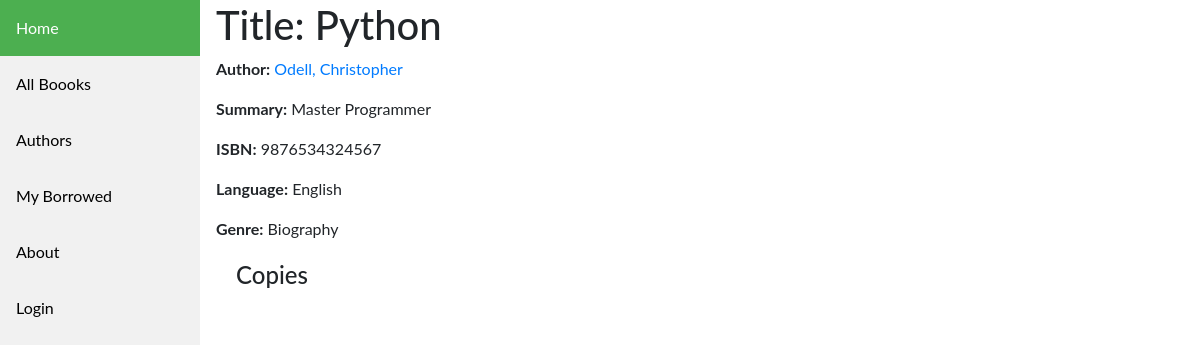
/catalog/book/4, run on an earlier commit of the app's database.
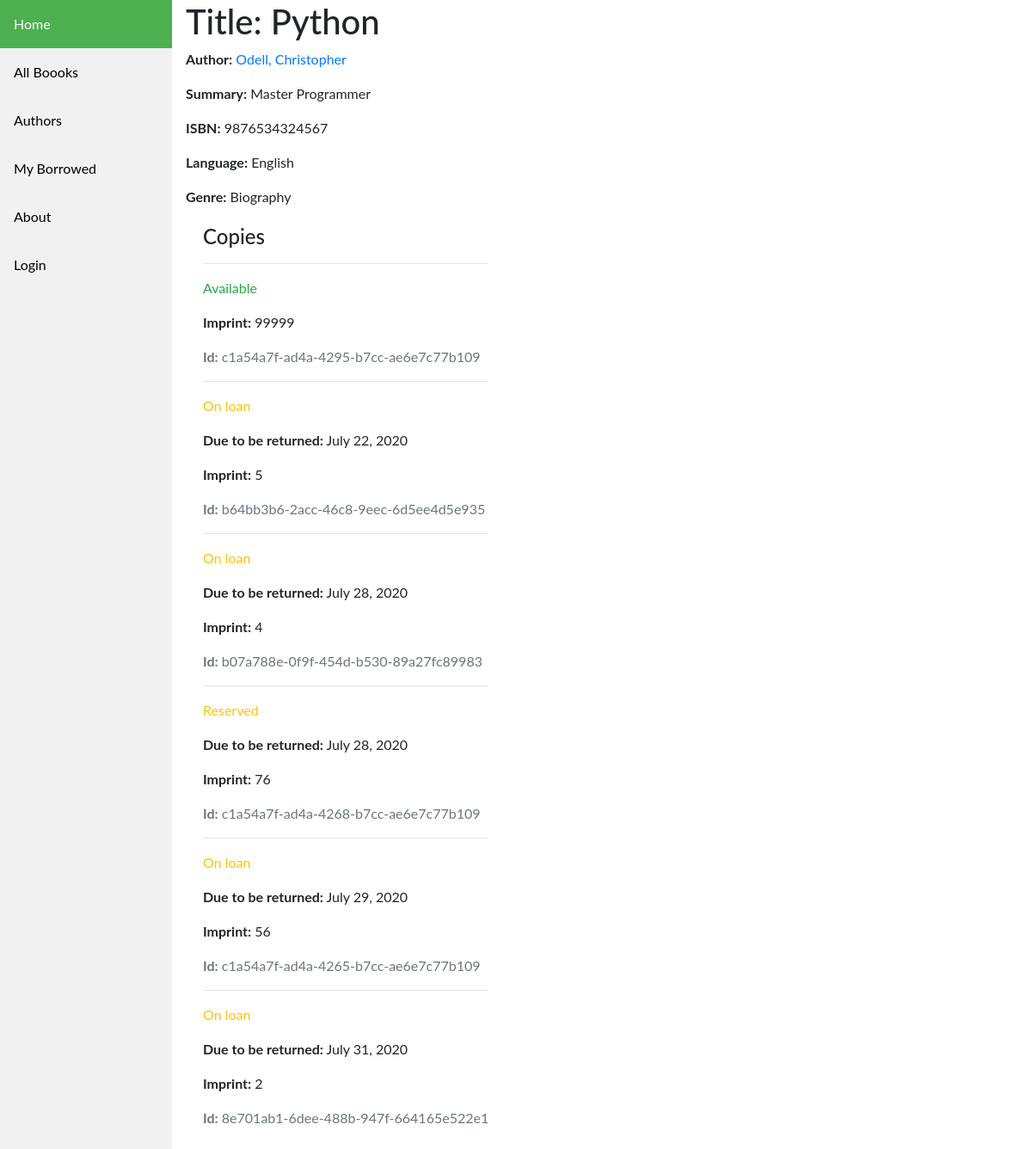
And on a later commit of the database.
### catalog/models.py (models this page shows, shortened)
class Book(models.Model):
    title = models.CharField(max_length=200)
    author = models.ForeignKey('Author', on_delete=models.SET_NULL, null=True)
    summary = models.TextField(max_length=1000, help_text='Enter a brief description of the book')
    isbn = models.CharField('ISBN', max_length=13, help_text='13 Character <a href="https://www.isbn-international.org/content/what-isbn">ISBN number</a>')
    genre = models.ManyToManyField(Genre, help_text='Select a genre for this book')
    language = models.ForeignKey('Language', on_delete=models.SET_NULL, null=True)
    def display_genre(self):
        """Create a string for the Genre. This is required to display genre in Admin."""
        return ', '.join(genre.name for genre in self.genre.all()[:3])
    display_genre.short_description = 'Genre'

class Author(models.Model):
    first_name = models.CharField(max_length=100)
    last_name = models.CharField(max_length=100)
    date_of_birth = models.DateField(null=True, blank=True)
    date_of_death = models.DateField('Died', null=True, blank=True)
    class Meta:
        ordering = ['last_name', 'first_name']
    def __str__(self):
        return f'{self.last_name}, {self.first_name}'

class Language(models.Model):
    language = models.CharField(max_length=200, help_text='Enter a book language (e.g. Farsi)')
    def __str__(self):
        return self.language

class Genre(models.Model):
    name = models.CharField(max_length=200, help_text='Enter a book genre (e.g. Science Fiction)')
    def __str__(self):
        return self.name

class BookInstance(models.Model):
    id = models.UUIDField(primary_key=True, default=uuid.uuid4, help_text='Unique ID for this particular book across whole library')
    book = models.ForeignKey('Book', on_delete=models.SET_NULL, null=True)
    imprint = models.CharField(max_length=200)
    due_back = models.DateField(null=True, blank=True)
    borrower = models.ForeignKey(User, on_delete=models.SET_NULL, null=True, blank=True)
    LOAN_STATUS = (
        ('m', 'Maintenance'),
        ('o', 'On loan'),
        ('a', 'Available'),
        ('r', 'Reserved'),
    )
    status = models.CharField(
        max_length=1,
        choices=LOAN_STATUS,
        blank=True,
        default='m',
        help_text='Book availability',
    )
    class Meta:
        ordering = ['due_back']

### catalog/views.py (the view)
# urls.py: path('book/<int:pk>', views.BookDetailView.as_view(), name='book-detail'),
class BookDetailView(generic.DetailView):
    model = Book
    paginate_by = 2

### catalog/templates/catalog/book_detail.html
{% extends "catalog/base_generic.html" %} {% block content %}
<h1>Title: {{ book.title }}</h1>
<p>
  <strong>Author:</strong>
  <a href="{% url 'author-detail' book.author.pk %}">{{ book.author }}</a>
</p>
<p><strong>Summary:</strong> {{ book.summary }}</p>
<p><strong>ISBN:</strong> {{ book.isbn }}</p>
<p><strong>Language:</strong> {{ book.language }}</p>
<p><strong>Genre:</strong> {{ book.genre.all|join:", " }}</p>
<div style="margin-left: 20px; margin-top: 20px;">
  <h4>Copies</h4>
  {% for copy in book.bookinstance_set.all %}
  <hr />
  <p
    class="{% if copy.status == 'a' %}text-success{% elif copy.status == 'm' %}text-danger{% else %}text-warning{% endif %}"
  >
    {{ copy.get_status_display }}
  </p>
  {% if copy.status != 'a' %}
  <p><strong>Due to be returned:</strong> {{ copy.due_back }}</p>
  {% endif %}
  <p><strong>Imprint:</strong> {{ copy.imprint }}</p>
  <p class="text-muted"><strong>Id:</strong> {{ copy.id }}</p>
  {% endfor %}
</div>
{% endblock %}

### catalog/templates/catalog/base_generic.html (shortened to what this page needs)
<!DOCTYPE html>
<html lang="en">
<head>
  <link rel="stylesheet" href="https://stackpath.bootstrapcdn.com/bootstrap/4.1.3/css/bootstrap.min.css"
 />
  {% load static %}
  <link rel="stylesheet" href="{% static 'css/styles.css' %}" />
</head>
<body>
  <div class="sidebar">
    <a class="active" href="{% url 'index' %}">Home</a>
    <a href="{% url 'books' %}">All Boooks</a>
    <a href="{% url 'authors' %}">Authors</a>
    <a href="{% url 'my-borrowed' %}">My Borrowed</a>
    <a href="#about">About</a>
    {% if user.is_authenticated %}
    <a>User: {{ user.get_username }}</a>
    <a href="{% url 'logout'%}?next={{request.path}}">Logout</a>
    {% else %}
    <a href="{% url 'login'%}?next={{request.path}}">Login</a>
    {% endif %}
  </div>
  <div class="container-fluid">
    <div class="row">
      <div class="content">
        {% block content %}{% endblock %}
      </div>
    </div>
    <div class="row">
      <div class="content">
      </div>
    </div>
  </div>
</body>
</html>

### catalog/static/css/styles.css (style rules this page uses)
body { margin: 0; font-family: "Lato", sans-serif; }
.sidebar { margin: 0; padding: 0; width: 200px; background-color: #f1f1f1; position: fixed; height: 100%; overflow: auto; }
.sidebar a { display: block; color: black; padding: 16px; text-decoration: none; }
.sidebar a.active { background-color: #4caf50; color: white; }
div.content { margin-left: 200px; padding: 1px 16px; height: 1000px; }

What changed in the data, as far as the page shows it:
added BookInstance: status "Available", imprint "99999", id "c1a54a7f-ad4a-4295-b7cc-ae6e7c77b109"
added BookInstance: status "On loan", due_back "July 22, 2020", imprint "5", id "b64bb3b6-2acc-46c8-9eec-6d5ee4d5e935"
added BookInstance: status "On loan", due_back "July 28, 2020", imprint "4", id "b07a788e-0f9f-454d-b530-89a27fc89983"
added BookInstance: status "Reserved", due_back "July 28, 2020", imprint "76", id "c1a54a7f-ad4a-4268-b7cc-ae6e7c77b109"
added BookInstance: status "On loan", due_back "July 29, 2020", imprint "56", id "c1a54a7f-ad4a-4265-b7cc-ae6e7c77b109"
added BookInstance: status "On loan", due_back "July 31, 2020", imprint "2", id "8e701ab1-6dee-488b-947f-664165e522e1"
